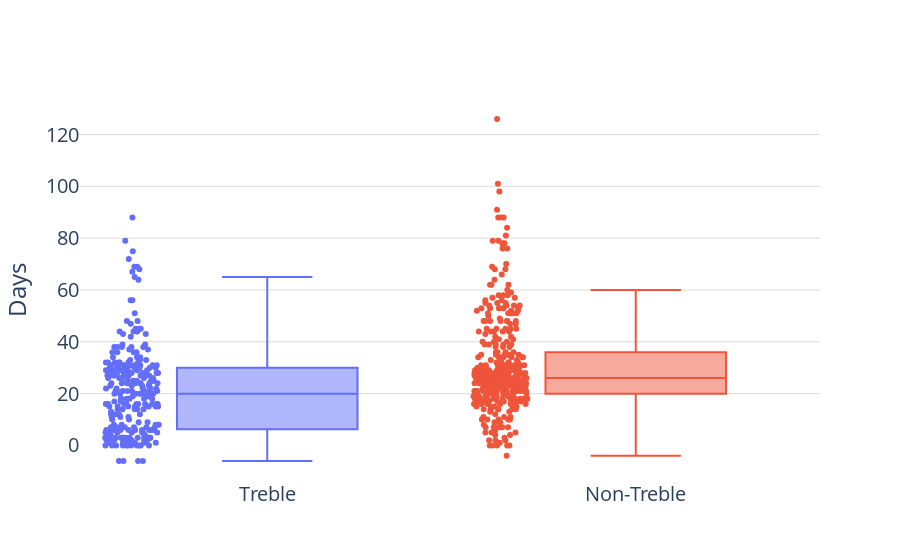

The code cell stored with this chart in its notebook:
### Code cell
######################################################
######## Box Plots of Average of Each Carrier ########
######################################################
data=[]
data.append(go.Box(
    y=filteredTreble.difference,
    name="Treble",
    boxpoints = 'all',
    showlegend=False
))
data.append(go.Box(
    y=filteredNonTreble.difference,
    name="Non-Treble",
    boxpoints = 'all',
    showlegend=False
))


# Edit the layout
layout = dict(#title = "Days from 2019 Bulletins to Carrier Release for Treble vs non-Treble",
              yaxis = dict(title = 'Days',showgrid=True, gridcolor='rgb(219, 219, 219)'),
              plot_bgcolor='rgba(0,0,0,0)',
              font=dict(size=20)
              )

fig = dict(data=data, layout=layout)
py.offline.iplot(fig,filename='treble-vs-nonTreble-2019-buls.png')

print(filteredTreble.difference.mean())
print(filteredNonTreble.difference.mean())

pio.write_image(fig, 'treble-carrier-2019.pdf', width=1100, height=600)

### Figure 1 — Plotly figure (JSON) as saved in the notebook; plotly's stock layout.template omitted (floating-point values rounded to 4 significant figures; data arrays with more than 128 entries replaced by an {"elided": "..."} marker saying what was removed)
{"data": [{"boxpoints": "all", "name": "Treble", "showlegend": false, "type": "box", "y": {"elided": "263 int values"}}, {"boxpoints": "all", "name": "Non-Treble", "showlegend": false, "type": "box", "y": {"elided": "368 int values"}}], "layout": {"font": {"size": 20}, "plot_bgcolor": "rgba(0,0,0,0)", "yaxis": {"gridcolor": "rgb(219, 219, 219)", "showgrid": true, "title": {"text": "Days"}}}}
